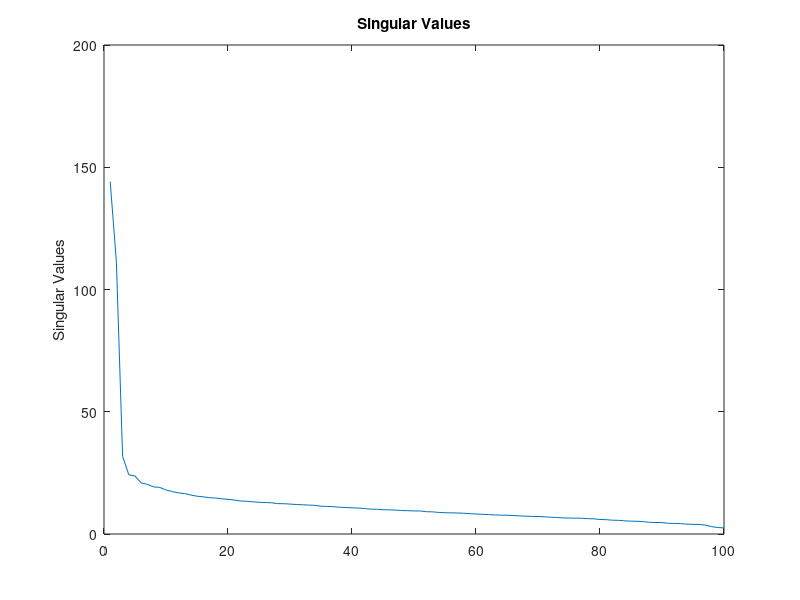
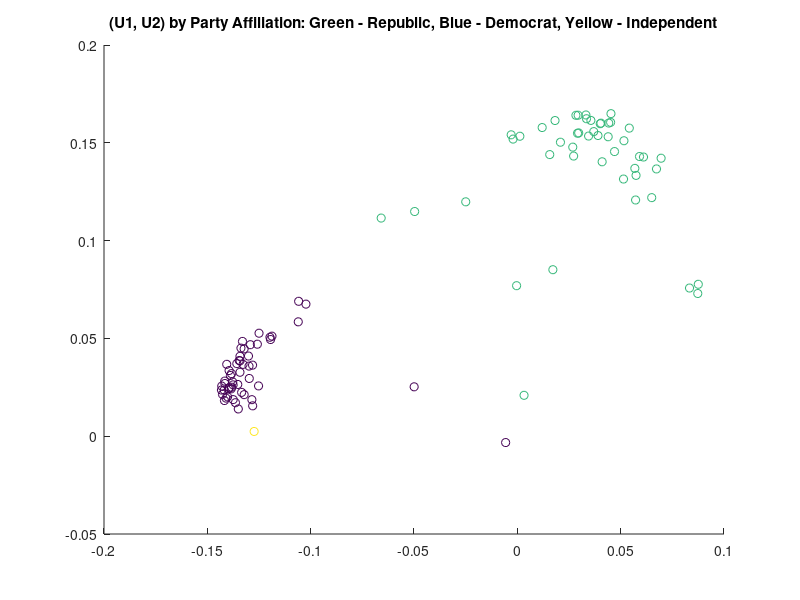
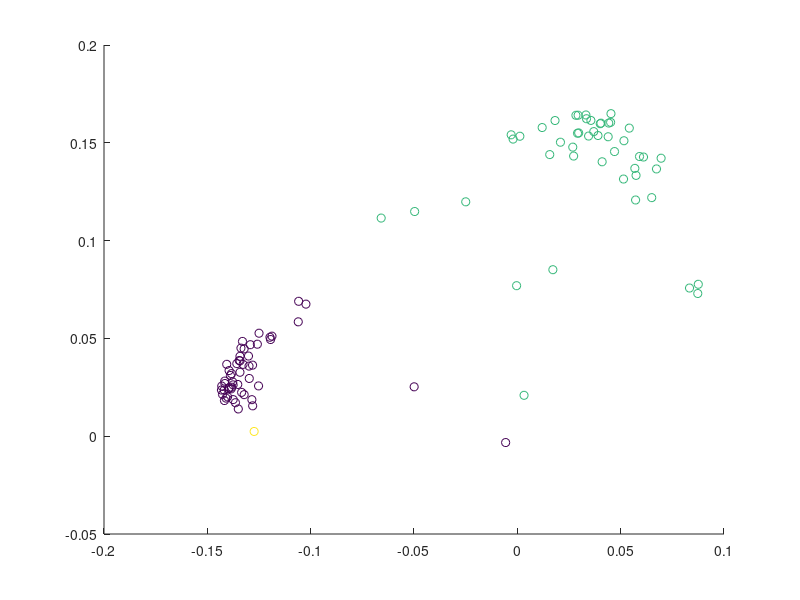

The MATLAB script that drew these images, in order: (Note: this script raises an error after producing the figures.)
% Question 3
% Part a
clear; close all; clc;
SV = load('senate_votes.txt');
SP = load('senate_parties.txt');
S = fopen('senate_names.txt');
SN = textscan(S,'%s %s');

%Part b
sigma = svd(SV);
figure(1);
plot(sigma);
title('Singular Values');
ylabel('Singular Values');

%Part c
[U,S,V] = svd(SV);
rank(SV);
D = find(SP == 100); % finding party affiliation
R = find(SP == 200);
n = repelem(7,size(U,1));
n(D) = 1;
n(R) = 5;
% display((n));
figure(2)
scatter(U(:,1),U(:,2),[],n);
title('(U1, U2) by Party Affiliation: Green - Republic, Blue - Democrat, Yellow - Independent');

figure(3)
scatter(U(:,1),U(:,2),[],n);
text(U(:,1),U(:,2), SN{1}');
title('Names: (U1, U2) by Party Affiliation: Green - Republic, Blue - Democrat, Yellow - Independent');

% Part d
figure(4)
scatter(U(:,1),U(:,3),[],n);
title('(U1, U3) by Party Affiliation: Green - Republic, Blue - Democrat, Yellow - Independent');

figure(5)
scatter(U(:,2),U(:,4),[],n);
title('(U2, U4) by Party Affiliation: Green - Republic, Blue - Democrat, Yellow - Independent');

figure(6)
scatter(U(:,2),U(:,3),[],n);
title('(U2, U3) by Party Affiliation: Green - Republic, Blue - Democrat, Yellow - Independent');

figure(7)
scatter(U(:,6),U(:,8),[],n);
title('(U6, U8) by Party Affiliation: Green - Republic, Blue - Democrat, Yellow - Independent');

% Part e

r2 = S(1,1)*U(:,1)*V(:,1)' + S(2,2)*U(:,2)*V(:,2)';

CV = repelem(0,size(U,1)); % NO of correct votes
for i = 1:size(r2,1)
    for j = 1:size(r2,2)
        if(r2(i,j) > 0)
            r2(i,j) = 1;
            if(SV(i,j) == 1)
               CV(i) = CV(i)+1; 
            end
        else
            r2(i,j) = -1;
            if(SV(i,j) == -1)
               CV(i) = CV(i)+1;
            end
        end
    end
end

figure(8)
plot(CV, U(:,1)');
text(CV, U(:,1)', SN{1}');
title('No. of matches vs the U1 vector');

figure(9)
scatter(CV, U(:,1)',[],n);
text(CV, U(:,1)', SN{1}');
title('No. of matches vs the U1 vector');
fprintf('No. of Correct Votes: \n')
disp(sum(CV));

% Part f
HV = load('house_votes.txt');
HP = load('house_parties.txt');
H = fopen('house_names.txt');
HN = textscan(H,'%s %s');

